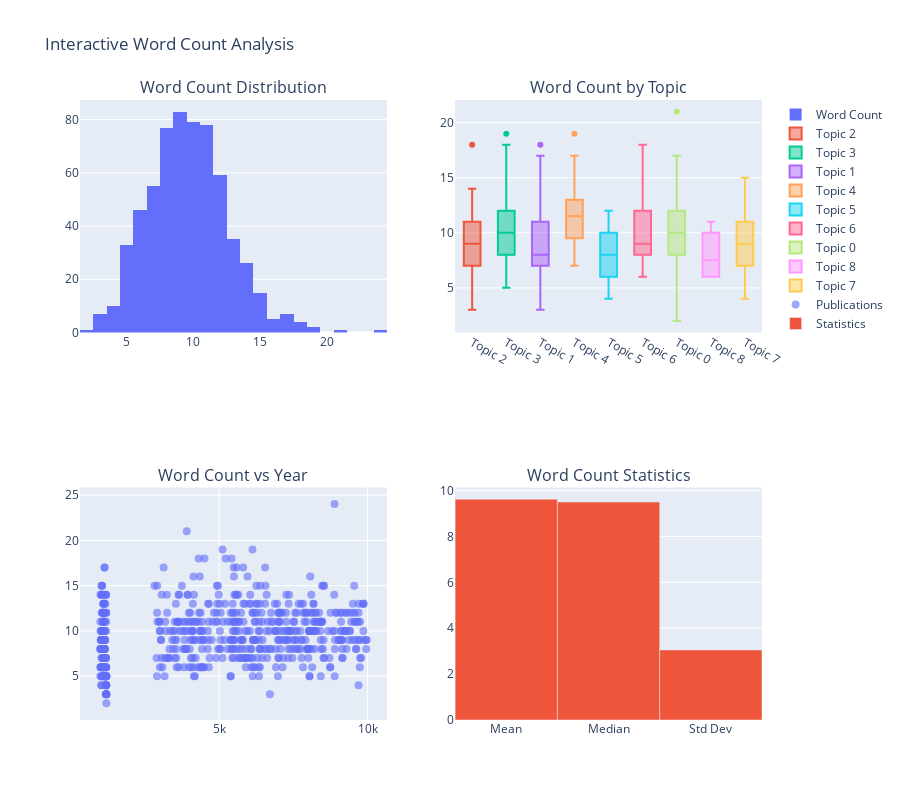

Write notebook code for a chart like this one.
### Code cell
# Cell 5: Word Count and Text Analysis
print("🔄 Creating word count and text analysis...")

if 'word_count' in df_publications.columns:
    # Clean word count data
    word_counts = df_publications['word_count'].dropna()
    
    if len(word_counts) > 0:
        # Create comprehensive word count analysis
        fig, axes = plt.subplots(2, 2, figsize=(20, 12))
        
        # 1. Word count distribution histogram
        axes[0, 0].hist(word_counts, bins=30, color='lightblue', alpha=0.7, edgecolor='black')
        axes[0, 0].axvline(word_counts.mean(), color='red', linestyle='--', linewidth=2, label=f'Mean: {word_counts.mean():.1f}')
        axes[0, 0].axvline(word_counts.median(), color='green', linestyle='--', linewidth=2, label=f'Median: {word_counts.median():.1f}')
        axes[0, 0].set_title('Distribution of Word Counts', fontsize=14, fontweight='bold')
        axes[0, 0].set_xlabel('Word Count')
        axes[0, 0].set_ylabel('Frequency')
        axes[0, 0].legend()
        axes[0, 0].grid(True, alpha=0.3)
        
        # 2. Word count box plot by topic
        if 'topic' in df_publications.columns:
            df_combined = df_publications.dropna(subset=['word_count', 'topic'])
            if len(df_combined) > 0:
                topic_data = [df_combined[df_combined['topic'] == topic]['word_count'].values 
                             for topic in df_combined['topic'].unique()]
                topic_labels = [f'T{int(topic)}' for topic in df_combined['topic'].unique()]
                
                bp = axes[0, 1].boxplot(topic_data, labels=topic_labels, patch_artist=True)
                for patch, color in zip(bp['boxes'], plt.cm.Set3.colors):
                    patch.set_facecolor(color)
                    patch.set_alpha(0.7)
                
                axes[0, 1].set_title('Word Count Distribution by Topic', fontsize=14, fontweight='bold')
                axes[0, 1].set_xlabel('Topic')
                axes[0, 1].set_ylabel('Word Count')
                axes[0, 1].grid(True, alpha=0.3)
        
        # 3. Word count vs publication year (if available)
        if 'year' in df_publications.columns:
            df_year_word = df_publications.dropna(subset=['word_count', 'year'])
            if len(df_year_word) > 0:
                df_year_word['year'] = pd.to_numeric(df_year_word['year'], errors='coerce')
                df_year_word = df_year_word.dropna(subset=['year'])
                
                if len(df_year_word) > 0:
                    scatter = axes[1, 0].scatter(df_year_word['year'], df_year_word['word_count'], 
                                              alpha=0.6, c=df_year_word['word_count'], 
                                              cmap='viridis', s=50)
                    axes[1, 0].set_title('Word Count vs Publication Year', fontsize=14, fontweight='bold')
                    axes[1, 0].set_xlabel('Year')
                    axes[1, 0].set_ylabel('Word Count')
                    plt.colorbar(scatter, ax=axes[1, 0], label='Word Count')
                    axes[1, 0].grid(True, alpha=0.3)
        
        # 4. Word count statistics
        stats_text = f"""
        Word Count Statistics:
        
        Total Publications: {len(word_counts)}
        Mean: {word_counts.mean():.1f}
        Median: {word_counts.median():.1f}
        Std Dev: {word_counts.std():.1f}
        Min: {word_counts.min()}
        Max: {word_counts.max()}
        Range: {word_counts.max() - word_counts.min()}
        
        Percentiles:
        25th: {word_counts.quantile(0.25):.1f}
        75th: {word_counts.quantile(0.75):.1f}
        90th: {word_counts.quantile(0.90):.1f}
        95th: {word_counts.quantile(0.95):.1f}
        """
        
        axes[1, 1].text(0.1, 0.9, stats_text, transform=axes[1, 1].transAxes, 
                       fontsize=10, verticalalignment='top', fontfamily='monospace',
                       bbox=dict(boxstyle='round', facecolor='lightgray', alpha=0.8))
        axes[1, 1].set_xlim(0, 1)
        axes[1, 1].set_ylim(0, 1)
        axes[1, 1].axis('off')
        axes[1, 1].set_title('Word Count Statistics', fontsize=14, fontweight='bold')
        
        plt.tight_layout()
        plt.show()
        
        # Print word count analysis
        print(f"\n📝 Word Count Analysis:")
        print("=" * 40)
        print(f"Average word count: {word_counts.mean():.1f}")
        print(f"Median word count: {word_counts.median():.1f}")
        print(f"Most common word count range: {word_counts.mode().iloc[0] if len(word_counts.mode()) > 0 else 'N/A'}")
        
        # Word count categories
        short_papers = word_counts[word_counts <= word_counts.quantile(0.25)]
        medium_papers = word_counts[(word_counts > word_counts.quantile(0.25)) & 
                                   (word_counts <= word_counts.quantile(0.75))]
        long_papers = word_counts[word_counts > word_counts.quantile(0.75)]
        
        print(f"\nPaper Length Categories:")
        print(f"Short papers (≤{word_counts.quantile(0.25):.0f} words): {len(short_papers)} ({len(short_papers)/len(word_counts)*100:.1f}%)")
        print(f"Medium papers ({word_counts.quantile(0.25):.0f}-{word_counts.quantile(0.75):.0f} words): {len(medium_papers)} ({len(medium_papers)/len(word_counts)*100:.1f}%)")
        print(f"Long papers (>{word_counts.quantile(0.75):.0f} words): {len(long_papers)} ({len(long_papers)/len(word_counts)*100:.1f}%)")
        
    else:
        print("❌ No valid word count data found")
else:
    print("❌ No word_count column found")
    
print("✅ Word count and text analysis completed!")
        
        # Scatter plot
        if 'year' in df_publications.columns and len(df_year_word) > 0:
            fig.add_trace(
                go.Scatter(x=df_year_word['year'], y=df_year_word['word_count'],
                          mode='markers', name='Publications',
                          marker=dict(size=8, opacity=0.6)),
                row=2, col=1
            )
        
        # Statistics bar chart
        stats_data = [word_counts.mean(), word_counts.median(), word_counts.std()]
        stats_labels = ['Mean', 'Median', 'Std Dev']
        fig.add_trace(
            go.Bar(x=stats_labels, y=stats_data, name='Statistics'),
            row=2, col=2
        )
        
        fig.update_layout(height=800, showlegend=True, 
                          title_text="Interactive Word Count Analysis")
        fig.show()
        
    else:
        print("❌ No valid word count data found")
else:
    print("❌ No word_count column found")
    
print("✅ Word count and text analysis completed!")

### Figure 1 — Plotly figure (JSON) as saved in the notebook; plotly's stock layout.template omitted (floating-point values rounded to 4 significant figures; data arrays with more than 128 entries replaced by an {"elided": "..."} marker saying what was removed)
{"data": [{"name": "Word Count", "nbinsx": 30, "type": "histogram", "x": {"elided": "624 int values"}, "xaxis": "x", "yaxis": "y"}, {"name": "Topic 2", "type": "box", "xaxis": "x2", "y": [6, 11, 11, 8, 12, 12, 6, 9, 9, 13, 6, 6, 10, 8, 13, 6, 8, 10, 12, 7, 7, 12, 11, 13, 8, 7, 10, 14, 10, 9, 12, 8, 8, 5, 9, 11, 7, 11, 10, 4, 7, 8, 8, 5, 11, 8, 6, 9, 12, 10, 9, 14, 13, 11, 9, 9, 3, 14, 7, 8, 9, 5, 12, 10, 13, 8, 11, 9, 6, 8, 5, 9, 5, 5, 10, 7, 9, 11, 6, 11, 8, 13, 8, 11, 7, 7, 6, 9, 10, 9, 8, 11, 14, 9, 4, 11, 10, 5, 18, 7, 5, 8, 7, 7, 6, 13, 9, 8, 9, 8], "yaxis": "y2"}, {"name": "Topic 3", "type": "box", "xaxis": "x2", "y": [14, 9, 5, 11, 13, 19, 15, 9, 11, 8, 10, 10, 11, 9, 10, 12, 10, 8, 5, 8, 6, 9, 7, 14, 12, 9, 10, 9, 15, 9, 7, 17, 11, 13, 10, 14, 12, 11, 8, 9, 9, 8, 12, 9, 8, 8, 11, 7, 5, 6, 9, 9, 12, 14, 18, 14, 10, 8, 11, 11, 7, 17, 10, 10, 9, 11, 9, 14, 12, 12, 7, 14, 7], "yaxis": "y2"}, {"name": "Topic 1", "type": "box", "xaxis": "x2", "y": {"elided": "131 int values"}, "yaxis": "y2"}, {"name": "Topic 4", "type": "box", "xaxis": "x2", "y": [11, 11, 15, 12, 19, 13, 8, 7, 9, 12, 14, 16, 12, 11, 12, 13, 8, 13, 13, 9, 10, 8, 11, 10, 14, 10, 10, 9, 12, 17, 8, 13], "yaxis": "y2"}, {"name": "Topic 5", "type": "box", "xaxis": "x2", "y": [12, 6, 6, 5, 5, 7, 10, 6, 8, 8, 9, 6, 5, 11, 7, 8, 8, 7, 11, 10, 4, 10, 6, 10, 9, 8], "yaxis": "y2"}, {"name": "Topic 6", "type": "box", "xaxis": "x2", "y": [15, 8, 7, 7, 8, 7, 18, 8, 9, 11, 10, 13, 10, 12, 12, 11, 13, 8, 8, 6, 9, 9], "yaxis": "y2"}, {"name": "Topic 0", "type": "box", "xaxis": "x2", "y": {"elided": "146 int values"}, "yaxis": "y2"}, {"name": "Topic 8", "type": "box", "xaxis": "x2", "y": [11, 6, 10, 7, 7, 10, 11, 9, 6, 6, 8, 6], "yaxis": "y2"}, {"name": "Topic 7", "type": "box", "xaxis": "x2", "y": [9, 10, 7, 10, 5, 8, 4, 8, 13, 10, 11, 12, 11, 9, 15, 7, 6], "yaxis": "y2"}, {"marker": {"opacity": 0.6, "size": 8}, "mode": "markers", "name": "Publications", "type": "scatter", "x": {"elided": "624 int values"}, "xaxis": "x3", "y": {"elided": "624 int values"}, "yaxis": "y3"}, {"name": "Statistics", "type": "bar", "x": ["Mean", "Median", "Std Dev"], "xaxis": "x4", "y": [9.625, 9.5, 3.052], "yaxis": "y4"}], "layout": {"annotations": [{"font": {"size": 16}, "showarrow": false, "text": "Word Count Distribution", "x": 0.225, "xanchor": "center", "xref": "paper", "y": 1, "yanchor": "bottom", "yref": "paper"}, {"font": {"size": 16}, "showarrow": false, "text": "Word Count by Topic", "x": 0.775, "xanchor": "center", "xref": "paper", "y": 1, "yanchor": "bottom", "yref": "paper"}, {"font": {"size": 16}, "showarrow": false, "text": "Word Count vs Year", "x": 0.225, "xanchor": "center", "xref": "paper", "y": 0.375, "yanchor": "bottom", "yref": "paper"}, {"font": {"size": 16}, "showarrow": false, "text": "Word Count Statistics", "x": 0.775, "xanchor": "center", "xref": "paper", "y": 0.375, "yanchor": "bottom", "yref": "paper"}], "height": 800, "showlegend": true, "title": {"text": "Interactive Word Count Analysis"}, "xaxis": {"anchor": "y", "domain": [0, 0.45]}, "xaxis2": {"anchor": "y2", "domain": [0.55, 1]}, "xaxis3": {"anchor": "y3", "domain": [0, 0.45]}, "xaxis4": {"anchor": "y4", "domain": [0.55, 1]}, "yaxis": {"anchor": "x", "domain": [0.625, 1]}, "yaxis2": {"anchor": "x2", "domain": [0.625, 1]}, "yaxis3": {"anchor": "x3", "domain": [0, 0.375]}, "yaxis4": {"anchor": "x4", "domain": [0, 0.375]}}}
